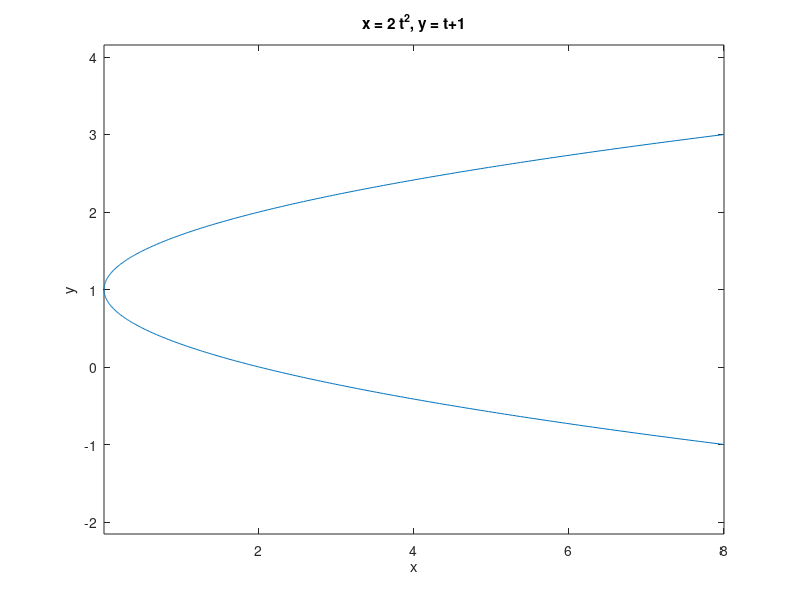

This figure's MATLAB source:
%% de los angeles salgado jose arturo 
%% intersect at y=1.8214, x=1.3494

ezplot('x^2-y');
ezplot('2*t^2','t+1',[-2,2]);
hold

